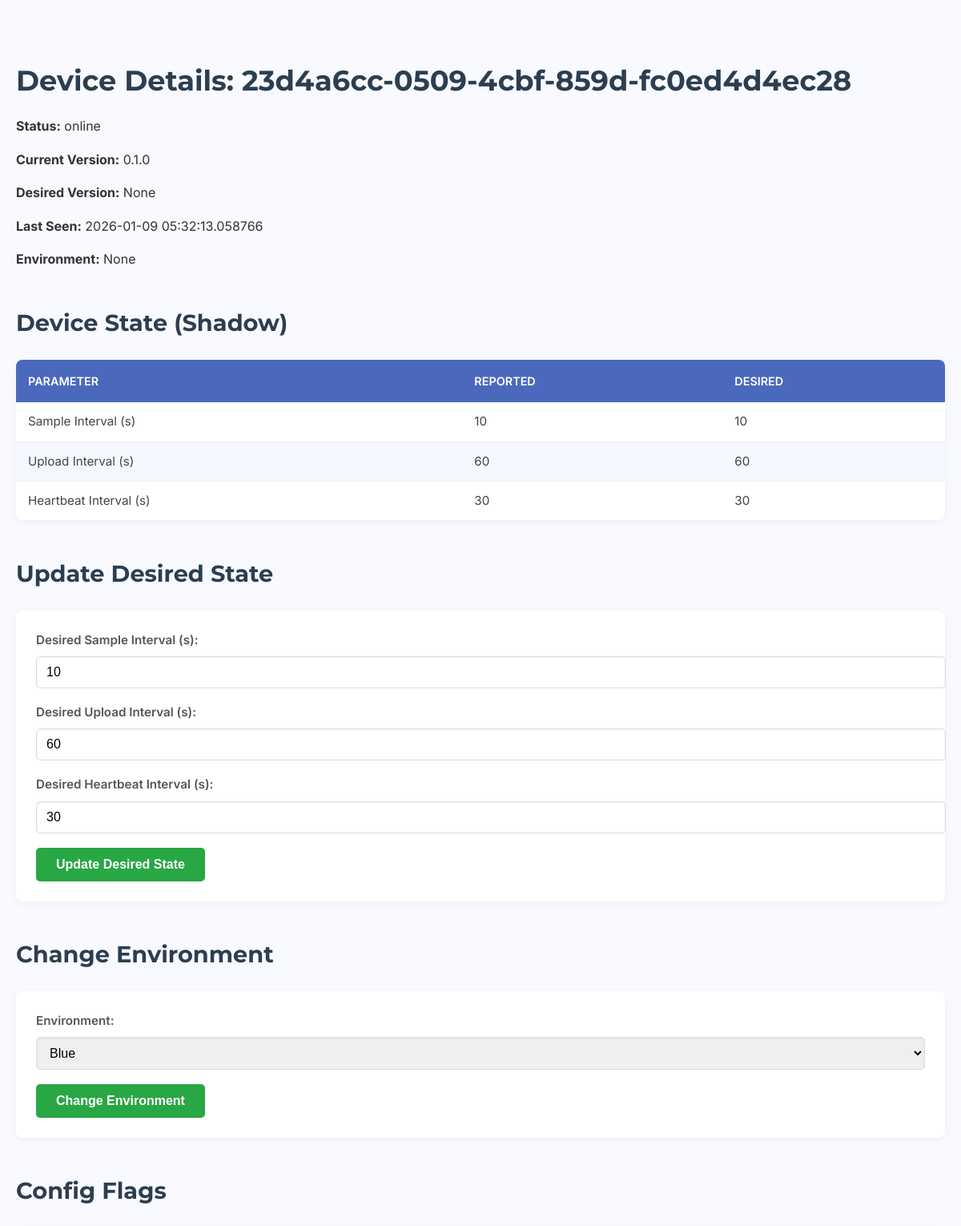
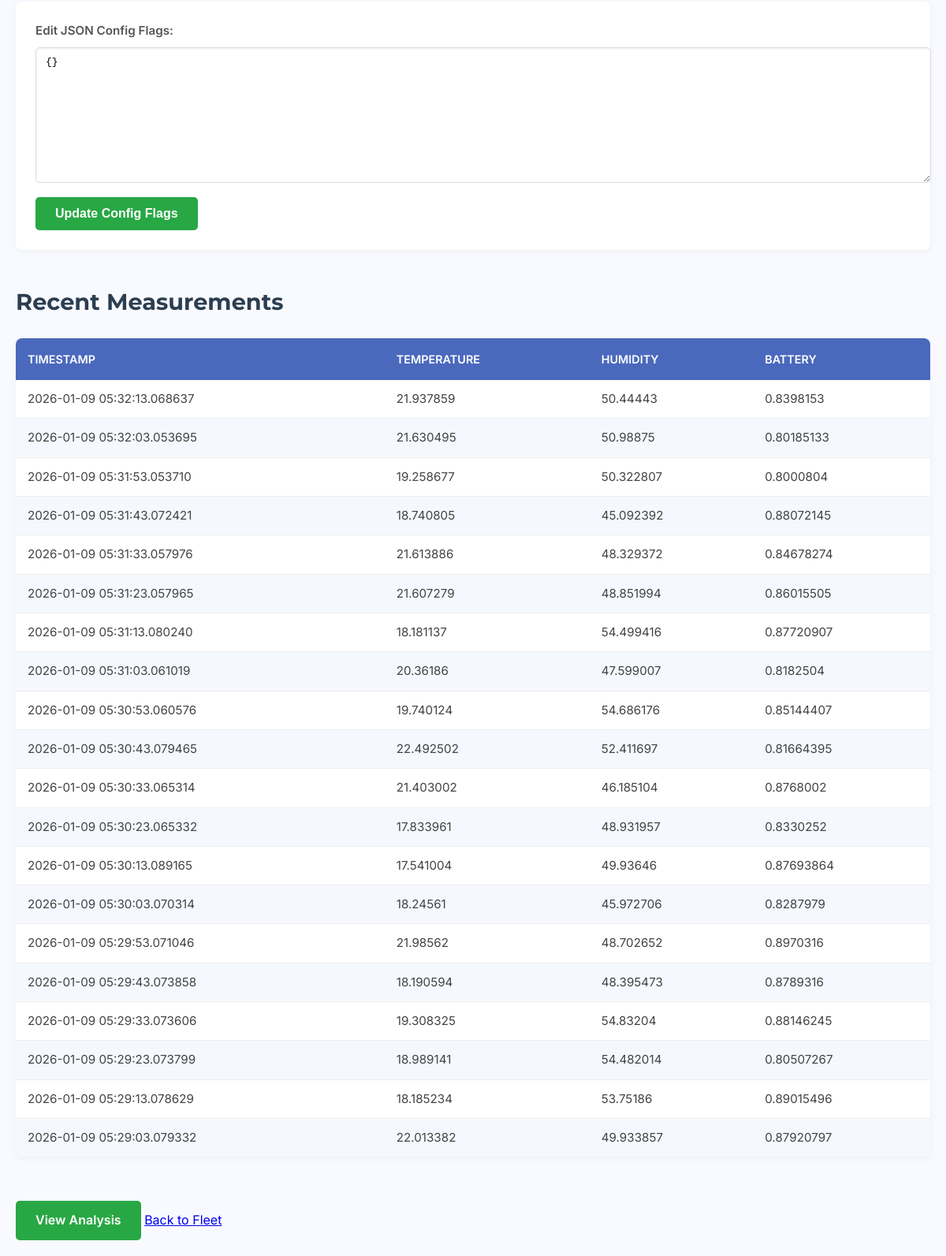
The app's page /devices/23d4a6cc-0509-4cbf-859d-fc0ed4d4ec28 with its own data (2 pictures, top to bottom).
### app/models.py (models this page shows)
class Device(Base):
    __tablename__ = "devices"
    id = Column(String, primary_key=True, index=True)
    current_version = Column(String)
    desired_version = Column(String)
    last_seen = Column(DateTime, default=datetime.datetime.utcnow)
    status = Column(String)
    rollout_bucket = Column(Integer, default=lambda: random.randint(0, 99))
    environment = Column(String, default="blue")
    region = Column(String, nullable=True)
    hardware_rev = Column(String, nullable=True)
    reported_sample_interval_secs = Column(Integer, default=10)
    reported_upload_interval_secs = Column(Integer, default=60)
    reported_heartbeat_interval_secs = Column(Integer, default=30)
    desired_sample_interval_secs = Column(Integer, default=10)
    desired_upload_interval_secs = Column(Integer, default=60)
    desired_heartbeat_interval_secs = Column(Integer, default=30)
    config_flags = Column(String, nullable=True, default="{}")
    lifecycle_state = Column(String, default="new", nullable=False) # new, active, suspended, decommissioned
    auth_token = Column(String, unique=True, nullable=True, index=True)
    registered_at = Column(DateTime, nullable=True)
    lifecycle_state = Column(String, default="new", nullable=False) # new, active, suspended, decommissioned
    auth_token = Column(String, unique=True, nullable=True, index=True)
    registered_at = Column(DateTime, nullable=True)
    measurements = relationship("Measurement", back_populates="device")
    errors = relationship("DeviceError", back_populates="device")

### app/ui/views.py (the view)
@router.get("/devices/{device_id}", response_class=HTMLResponse)
async def read_device(request: Request, device_id: str, db: Session = Depends(get_db)):
    device = db.query(models.Device).filter(models.Device.id == device_id).first()
    if device:
        measurements = db.query(models.Measurement).filter(models.Measurement.device_id == device_id).order_by(models.Measurement.timestamp.desc()).limit(20).all()
        config_flags = {}
        if device.config_flags:
            try:
                config_flags = json.loads(device.config_flags)
            except json.JSONDecodeError:
                pass # Handle invalid JSON by returning empty dict
    else:
        measurements = []
        config_flags = {}
    return templates.TemplateResponse("device_detail.html", {"request": request, "device": device, "measurements": measurements, "config_flags": config_flags})

### app/database.py (called while the page is built)
def get_db():
    db = SessionLocal()
    try:
        yield db
    finally:
        db.close()

### app/ui/templates/device_detail.html (shortened to what this page needs)
{% extends "base.html" %}
{% block content %}
    {% if device %}
    <h1 class="text-2xl font-bold mb-4">Device Details: {{ device.id }}</h1>
    <p><strong>Status:</strong> {{ device.status }}</p>
    <p><strong>Current Version:</strong> {{ device.current_version }}</p>
    <p><strong>Desired Version:</strong> {{ device.desired_version }}</p>
    <p><strong>Last Seen:</strong> {{ device.last_seen }}</p>
    <p><strong>Environment:</strong> {{ device.environment }}</p>
    <h2>Device State (Shadow)</h2>
    <table>
        <thead>
            <tr>
                <th>Parameter</th>
                <th>Reported</th>
                <th>Desired</th>
            </tr>
        </thead>
        <tbody>
            <tr>
                <td>Sample Interval (s)</td>
                <td>{{ device.reported_sample_interval_secs }}</td>
                <td class="{% if device.reported_sample_interval_secs != device.desired_sample_interval_secs %}unconverged{% endif %}">{{ device.desired_sample_interval_secs }}</td>
            </tr>
            <tr>
                <td>Upload Interval (s)</td>
                <td>{{ device.reported_upload_interval_secs }}</td>
                <td class="{% if device.reported_upload_interval_secs != device.desired_upload_interval_secs %}unconverged{% endif %}">{{ device.desired_upload_interval_secs }}</td>
            </tr>
            <tr>
                <td>Heartbeat Interval (s)</td>
                <td>{{ device.reported_heartbeat_interval_secs }}</td>
                <td class="{% if device.reported_heartbeat_interval_secs != device.desired_heartbeat_interval_secs %}unconverged{% endif %}">{{ device.desired_heartbeat_interval_secs }}</td>
            </tr>
        </tbody>
    </table>
    <h2>Update Desired State</h2>
    <form id="update-state-form">
        <div class="control-group">
            <label for="desired_sample_interval_secs">Desired Sample Interval (s):</label>
            <input type="number" id="desired_sample_interval_secs" name="desired_sample_interval_secs" value="{{ device.desired_sample_interval_secs }}">
        </div>
        <div class="control-group">
            <label for="desired_upload_interval_secs">Desired Upload Interval (s):</label>
            <input type="number" id="desired_upload_interval_secs" name="desired_upload_interval_secs" value="{{ device.desired_upload_interval_secs }}">
        </div>
        <div class="control-group">
            <label for="desired_heartbeat_interval_secs">Desired Heartbeat Interval (s):</label>
            <input type="number" id="desired_heartbeat_interval_secs" name="desired_heartbeat_interval_secs" value="{{ device.desired_heartbeat_interval_secs }}">
        </div>
        <button type="submit">Update Desired State</button>
    </form>
    <h2>Change Environment</h2>
    <form id="update-environment-form">
        <div class="control-group">
            <label for="environment">Environment:</label>
            <select id="environment" name="environment">
                <option value="blue" {% if device.environment == 'blue' %}selected{% endif %}>Blue</option>
            </select>
        </div>
        <button type="submit">Change Environment</button>
    </form>
    <h2>Config Flags</h2>
    <form id="update-config-flags-form">
        <div class="control-group">
            <label for="config_flags_json">Edit JSON Config Flags:</label>
            <textarea id="config_flags_json" name="config_flags_json" rows="10" cols="50" class="w-full p-2 border rounded-md font-mono text-sm">{{ config_flags | tojson(indent=2) }}</textarea>
        </div>
        <button type="submit" class="bg-indigo-500 hover:bg-indigo-700 text-white font-bold py-2 px-4 rounded">
            Update Config Flags
        </button>
    </form>
    <h2>Recent Measurements</h2>
    <table>
        <thead>
            <tr>
                <th>Timestamp</th>
                <th>Temperature</th>
                <th>Humidity</th>
                <th>Battery</th>
            </tr>
        </thead>
        <tbody>
            {% for m in measurements %}
            <tr>
                <td>{{ m.timestamp }}</td>
                <td>{{ m.temp }}</td>
                <td>{{ m.humidity }}</td>
                <td>{{ m.battery }}</td>
            </tr>
            {% endfor %}
        </tbody>
    </table>
    {% else %}
    <h1>Device not found</h1>
    {% endif %}
    <br>
    <a href="/devices/{{ device.id }}/analysis" class="button">View Analysis</a>
    <a href="/">Back to Fleet</a>
{% endblock %}

### app/ui/static/main.css (style rules this page uses)
body { font-family: 'Inter', sans-serif; line-height: 1.6; color: #333; background-color: #f8faff; margin: 0; padding: 20px; -webkit-font-smoothing: antialiased; -moz-osx-font-smoothing: grayscale; }
h1, h2, h3, h4, h5, h6 { font-family: 'Montserrat', sans-serif; color: #2c3e50; margin-top: 1.5em; margin-bottom: 0.8em; font-weight: 700; }
h1 { font-size: 2.2em; }
h2 { font-size: 1.8em; }
form { background-color: #ffffff; padding: 25px; border-radius: 8px; box-shadow: 0 2px 10px rgba(0,0,0,0.05); margin-bottom: 30px; }
.control-group { margin-bottom: 18px; display: flex; flex-direction: column; }
.control-group label { font-weight: 600; color: #555; margin-bottom: 8px; font-size: 0.95em; }
.control-group input[type="range"], .control-group input[type="number"], .control-group input[type="text"], .control-group input[type="color"], .control-group select, .control-group textarea { width: 100%; padding: 10px 12px; border: 1px solid #dcdcdc; border-radius: 5px; font-size: 1em; box-shadow: inset 0 1px 3px rgba(0,0,0,0.06); transition: border-color 0.3s ease, box-shadow 0.3s ease; }
button[type="submit"], .button { background-color: #28a745; color: white; padding: 12px 25px; border: none; border-radius: 5px; font-size: 1em; font-weight: 600; cursor: pointer; transition: background-color 0.3s ease, transform 0.2s ease; display: inline-block; text-align: center; text-decoration: none; }
table { width: 100%; border-collapse: collapse; margin-bottom: 30px; background-color: #ffffff; box-shadow: 0 2px 10px rgba(0,0,0,0.05); border-radius: 8px; overflow: hidden; }
table thead th { background-color: #4a69bd; color: white; padding: 15px; text-align: left; font-size: 0.9em; font-weight: 600; text-transform: uppercase; }
table tbody tr:nth-child(even) { background-color: #f5f8ff; }
table td { padding: 12px 15px; border-bottom: 1px solid #eee; color: #444; font-size: 0.95em; }
table tbody tr:last-child td { border-bottom: none; }
textarea { resize: vertical; }
.mb-4 { margin-bottom: 1rem; }

### records on screen
Device: id "23d4a6cc-0509-4cbf-859d-fc0ed4d4ec28", status "online", current_version "0.1.0", desired_version "None", last_seen "2026-01-09 05:32:13.058766", environment "None", reported_sample_interval_secs "10", desired_sample_interval_secs "10", reported_upload_interval_secs "60", desired_upload_interval_secs "60", reported_heartbeat_interval_secs "30", desired_heartbeat_interval_secs "30"

### other values on screen
{{ m.timestamp }} "2026-01-09 05:32:13.068637" "2026-01-09 05:32:03.053695" "2026-01-09 05:31:53.053710" "2026-01-09 05:31:43.072421" "2026-01-09 05:31:33.057976" "2026-01-09 05:31:23.057965" "2026-01-09 05:31:13.080240" "2026-01-09 05:31:03.061019" "2026-01-09 05:30:53.060576" "2026-01-09 05:30:43.079465" "2026-01-09 05:30:33.065314" "2026-01-09 05:30:23.065332" "2026-01-09 05:30:13.089165" "2026-01-09 05:30:03.070314" "2026-01-09 05:29:53.071046" "2026-01-09 05:29:43.073858" "2026-01-09 05:29:33.073606" "2026-01-09 05:29:23.073799" "2026-01-09 05:29:13.078629" "2026-01-09 05:29:03.079332"
{{ m.temp }} "21.937859" "21.630495" "19.258677" "18.740805" "21.613886" "21.607279" "18.181137" "20.36186" "19.740124" "22.492502" "21.403002" "17.833961" "17.541004" "18.24561" "21.98562" "18.190594" "19.308325" "18.989141" "18.185234" "22.013382"
{{ m.humidity }} "50.44443" "50.98875" "50.322807" "45.092392" "48.329372" "48.851994" "54.499416" "47.599007" "54.686176" "52.411697" "46.185104" "48.931957" "49.93646" "45.972706" "48.702652" "48.395473" "54.83204" "54.482014" "53.75186" "49.933857"
{{ m.battery }} "0.8398153" "0.80185133" "0.8000804" "0.88072145" "0.84678274" "0.86015505" "0.87720907" "0.8182504" "0.85144407" "0.81664395" "0.8768002" "0.8330252" "0.87693864" "0.8287979" "0.8970316" "0.8789316" "0.88146245" "0.80507267" "0.89015496" "0.87920797"
